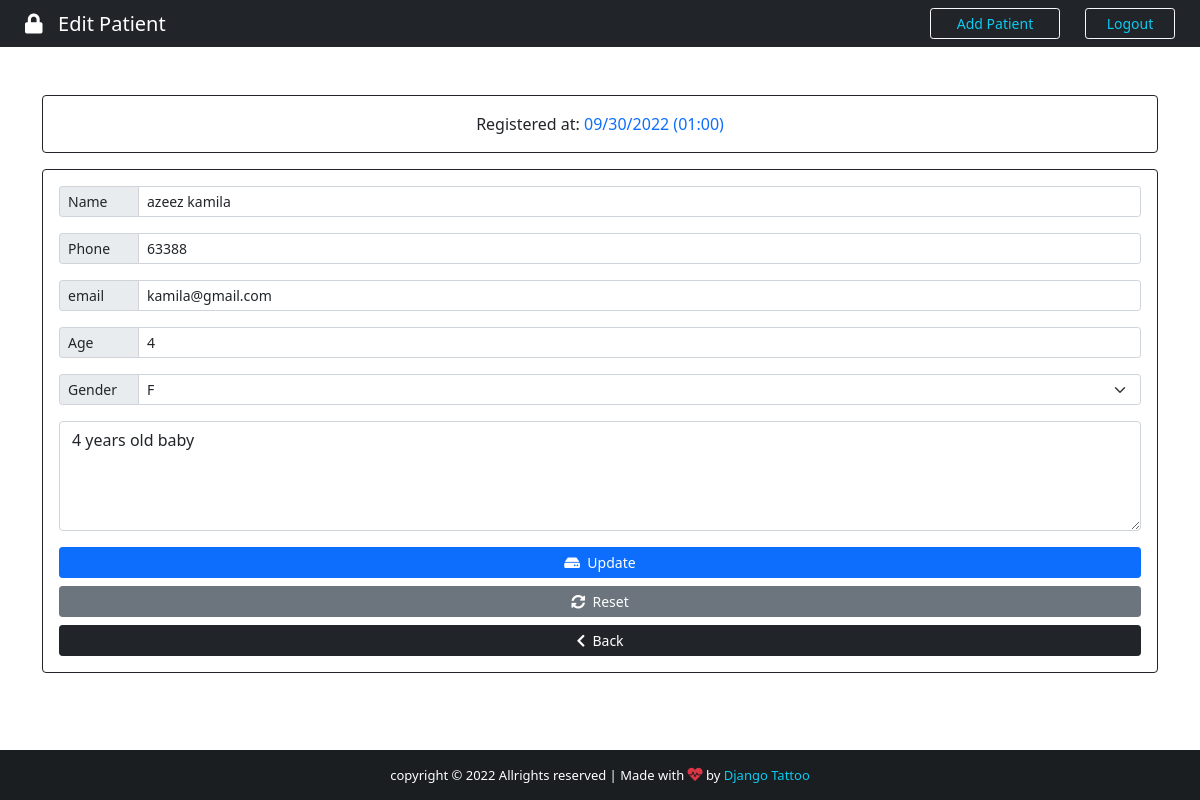
Screenshot of /edit_patient/6 (signed in) with the database file from the repository.
### app/models.py (models this page shows, shortened)
class Patient(models.Model):
    GENDER = (
        ('F', 'F'),
        ('M', 'M'),
    )
    id = models.IntegerField(primary_key=True)
    name = models.CharField(max_length=100)
    phone = models.CharField(max_length=100)
    email = models.CharField(max_length=100)
    age = models.CharField(max_length=100)
    gender = models.CharField(max_length=100, null=True, choices=GENDER)
    description = models.TextField(max_length=200, blank=True, null=True)
    created_at = models.DateTimeField(auto_now_add=True)

### app/views.py (the view)
# urls.py: path('edit_patient/<int:patient_id>', views.editPatient, name='edit-patient'),
@cache_control(no_cache=True, must_revalidate=True, no_store=True)
@login_required(login_url='login')
def editPatient(request, patient_id):
    patient = Patient.objects.get(id=patient_id)
    if request.method == 'POST':
        patient = Patient.objects.get(id= request.POST.get('id'))
        if patient != None:
            patient.name = request.POST.get('name')
            patient.phone = request.POST.get('phone')
            patient.email = request.POST.get('email')
            patient.age = request.POST.get('age')
            patient.gender = request.POST.get('gender')
            patient.description = request.POST.get('description')
            patient.save()
            messages.success(request, 'Patient updated succesfully')
            return redirect('patients')
    else:
        context = {'patient': patient,}
        return render(request, 'app/edit_patient.html', context)

### app/templates/app/edit_patient.html (shortened to what this page needs)
{% extends 'app/add_patients.html' %}
{% block title %}Registered at: <span class="text-primary">{{patient.created_at | date:'m/d/Y (H:i)'}}</span> {% endblock title %}
{% block btn-content %} <i class="fas fa-hdd"></i>&nbsp; Update {% endblock btn-content %}
{% block btn-reset %}
<button type="reset" class="btn btn-secondary btn-sm"><i class="fas fa-sync-alt"></i>&nbsp; Reset </button>
{% endblock btn-reset %}
{% block action %} action="{% url 'edit-patient' patient.id %}" {% endblock action %}
{% block value-name %} value="{{patient.name}}" {% endblock value-name %}
{% block value-phone %} value="{{patient.phone}}" {% endblock value-phone %}
{% block value-email %} value="{{patient.email}}" {% endblock value-email %}
{% block value-age %} value="{{patient.age}}" {% endblock value-age %}
{% block value-gender %} value="{{patient.gender}}" {% endblock value-gender %}
{% block option %}<option value="" style="background-color: #d3d3d3; color:#007bff;">{{patient.gender}}</option>{% endblock option %}
{% block value-description %}{{patient.description}}{% endblock value-description %}

### app/templates/app/add_patients.html (shortened to what this page needs)
{% extends 'base.html' %}
{% block content %}
<div class="container">
    <div class="row">
        <div class="col-lg-12">
            <div class="card card-body border-dark mt-5">
                <span class="text-center"> {% block title %}<span class="text-primary"> FILL OUT THE FORM BELOW</span>{% endblock title %}</span>
            </div>
            <form {% block action %} action="{% url 'add-patient' %}" {% endblock action %} method="POST" enctype="multipart/form-data" class="card p-3 border-dark mt-3">
                <div class="input-group input-group-sm mb-3">
                    <span class="input-group-text side-label">Name</span>
                    <input type="text" class="form-control" name="name" id="name"  placeholder="Patient name" required {% block value-name %}{% endblock value-name %}>
                </div>
                <div class="input-group input-group-sm mb-3">
                    <span class="input-group-text side-label">Phone</span>
                    <input type="phone" class="form-control" name="phone" id="phone" placeholder="Patient phone" required {% block value-phone %}{% endblock value-phone %}>
                </div>
                <div class="input-group input-group-sm mb-3">
                    <span class="input-group-text side-label">email</span>
                    <input type="text" class="form-control" name="email" id="email" placeholder="Patient email" required {% block value-email %}{% endblock value-email %}>
                </div>
                <div class="input-group input-group-sm mb-3">
                    <span class="input-group-text side-label">Age</span>
                    <input type="text" class="form-control" name="age" id="age" max_length="3"  placeholder="Patient age" required {% block value-age %}{% endblock value-age %}>
                </div>
                <div class="input-group input-group-sm mb-3">
                    <label class="input-group-text side-label">Gender</label>
                    <select class="form-select" name="gender" id="gender" required {% block value-gender %}{% endblock value-gender %}>
                        {% block option %}{% endblock option %}
                    </select>
                </div>
                <div class="form-group">
                    <textarea class="form-control" name="description" id="disc" rows="4" placeholder="Optional">{% block value-description %}{% endblock value-description %}</textarea>
                </div>
                <div class="d-grid gap-2 mt-3">
                    <button type="submit" class="btn btn-primary btn-sm" id="btn-add">
                       {% block btn-content %} <i class="fas fa-plus"></i>&nbsp; Add {% endblock btn-content %}
                    </button>
                    {% block btn-reset %}{% endblock btn-reset %}
                    <a href="{% url 'patients' %}" class="btn btn-dark btn-sm"><i class="fas fa-chevron-left"></i>&nbsp; Back</a>
                </div>
            </form>
        </div>
    </div>
</div>
{% endblock content %}

### static/css/styles.css (style rules this page uses)
htnl, body { height: 100%; margin: 0; max-width: 100%; }
.side-label { width: 80px; }

### rows the page displays
Patient: created_at "09/30/2022 (01:00)", name "azeez kamila", phone "63388", email "kamila@gmail.com", age "4", gender "F", description "4 years old baby"
